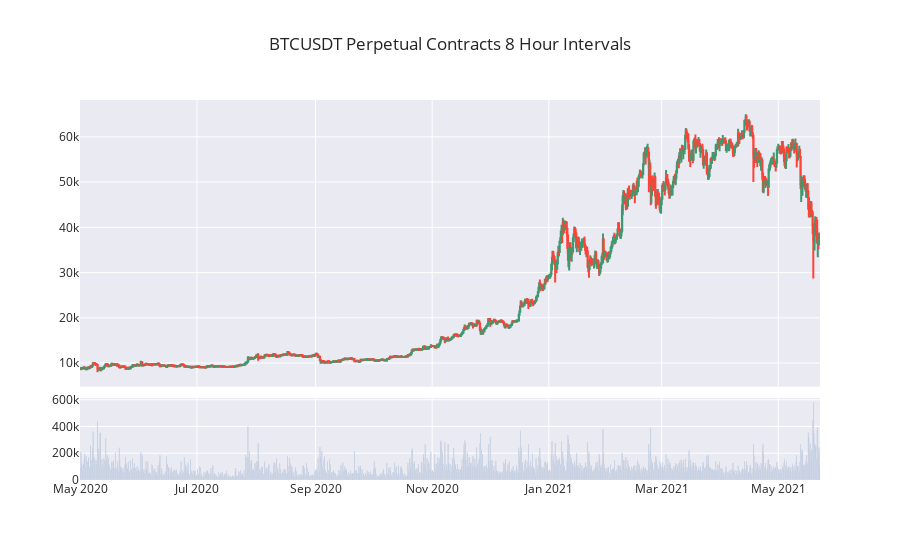

The cell this chart's notebook holds for it:
### Code cell
fig = utils.make_price_volume_chart(df_perpetual, title="BTCUSDT Perpetual Contracts 8 Hour Intervals")
fig.show()

### Figure 1 — Plotly figure (JSON) as saved in the notebook; plotly's stock layout.template omitted (floating-point values rounded to 4 significant figures; data arrays with more than 128 entries replaced by an {"elided": "..."} marker saying what was removed)
{"data": [{"close": {"elided": "1161 float values"}, "high": {"elided": "1161 float values"}, "low": {"elided": "1161 float values"}, "open": {"elided": "1161 float values"}, "type": "candlestick", "x": {"elided": "1161 str values"}, "xaxis": "x", "yaxis": "y"}, {"marker": {"color": "#4C78A8"}, "type": "bar", "x": {"elided": "1161 str values"}, "xaxis": "x2", "y": {"elided": "1161 float values"}, "yaxis": "y2"}], "layout": {"showlegend": false, "title": {"text": "BTCUSDT Perpetual Contracts 8 Hour Intervals"}, "xaxis": {"anchor": "y", "domain": [0, 1], "matches": "x2", "rangeslider": {"visible": false}, "showticklabels": false}, "xaxis2": {"anchor": "y2", "domain": [0, 1]}, "yaxis": {"anchor": "x", "domain": [0.2456, 1]}, "yaxis2": {"anchor": "x2", "domain": [0, 0.2156]}}}
